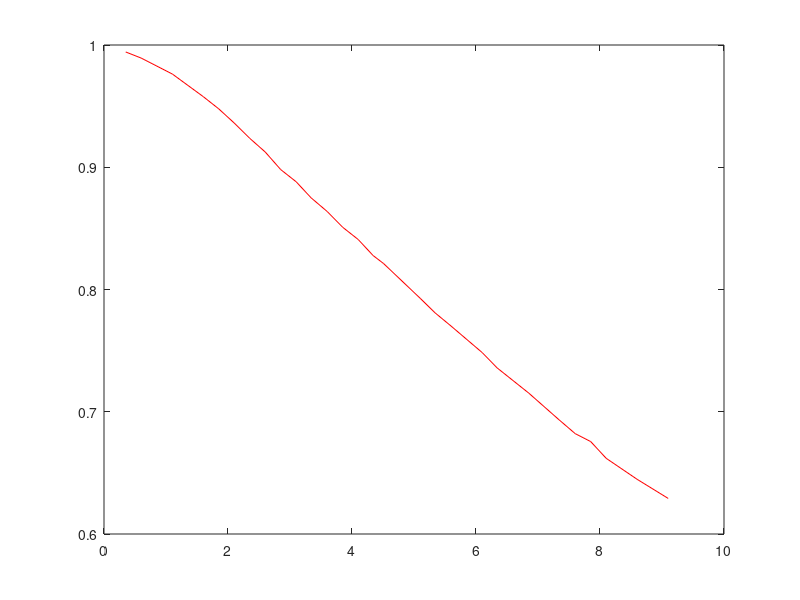

Reproduce this figure in MATLAB. (Note: this script raises an error after producing the figure.)
    CalFile = load('CalibrationData.mat');
    CalData = CalFile.CalibrationData;
    
    Expiry = CalData(1:end,1);
    RealPrices = CalData(1:end,2);
    ZCRates = CalData(1:end,3); 
    
    init_gamma = 0.74; 
    init_meanRate = 0.0579;
    init_spotInterestRate = 0.0095;
    init_params = [init_gamma,init_meanRate,init_spotInterestRate];
    sigma = 0.015;
    t = 0;
    
    tempfwrdrates = ZCRates(2:end) + ...
        (ZCRates(2:end)-ZCRates(1:end-1)).*(Expiry(2:end)./(Expiry(2:end)-Expiry(1:end-1)));
    
    ForwardRates = [ZCRates(1); tempfwrdrates];    
    
    hold off
    plot(Expiry,RealPrices,'r')
    hold on
    
    prefitPrices = VasicekPricing(t,Expiry,init_params,sigma);
    
    plot(Expiry,prefitPrices,'b')
    
    funcIR = @(params)VasicekCalibrate(t,Expiry,params,sigma,RealPrices);
    
    lb = [0,0,0];
    ub = [2,0.1,0.1];
    options = optimoptions(@lsqnonlin,'OptimalityTolerance',1E-9,...
        'FunctionTolerance',1E-9,'Display','iter')
    solved_params = lsqnonlin(funcIR,init_params,[],[],options);
    
    
    fittedPrices = VasicekPricing(t,Expiry,solved_params,sigma);
    
    plot(Expiry,fittedPrices,'g')
    
    final_gamma = solved_params(1)
    final_meanRate = solved_params(2)
    final_spotinterest = solved_params(3)    
    final_sigma = sigma

function [diff] = VasicekCalibrate(t,Expiry,params,sigma,RealPrices)
    diff = (VasicekPricing(t,Expiry,params,sigma)-RealPrices).^2;
end

function [price] = VasicekPricing(t,Expiry,params,sigma)    
    % Unpacks parameters
    gamma = params(1);
    meanRate = params(2);
    rt = params(3);
    price = exp(Afunc(t,Expiry,gamma,sigma,meanRate)-(Bfunc(t,Expiry,gamma).*rt));
end


function [output] = Afunc(t,Expiry,gamma,sigma,meanRate)
    part1 = (Bfunc(t,Expiry,gamma)-(Expiry-t))*(meanRate-((sigma^2)/(2*(gamma^2))));
    part2 = ((sigma*Bfunc(t,Expiry,gamma)).^2)/(4*gamma);
    output = part1 - part2;
end

function [output] = Bfunc(t,Expiry,gamma)
    output = (1/gamma)*(1-exp(-gamma*(Expiry-t)));
end


